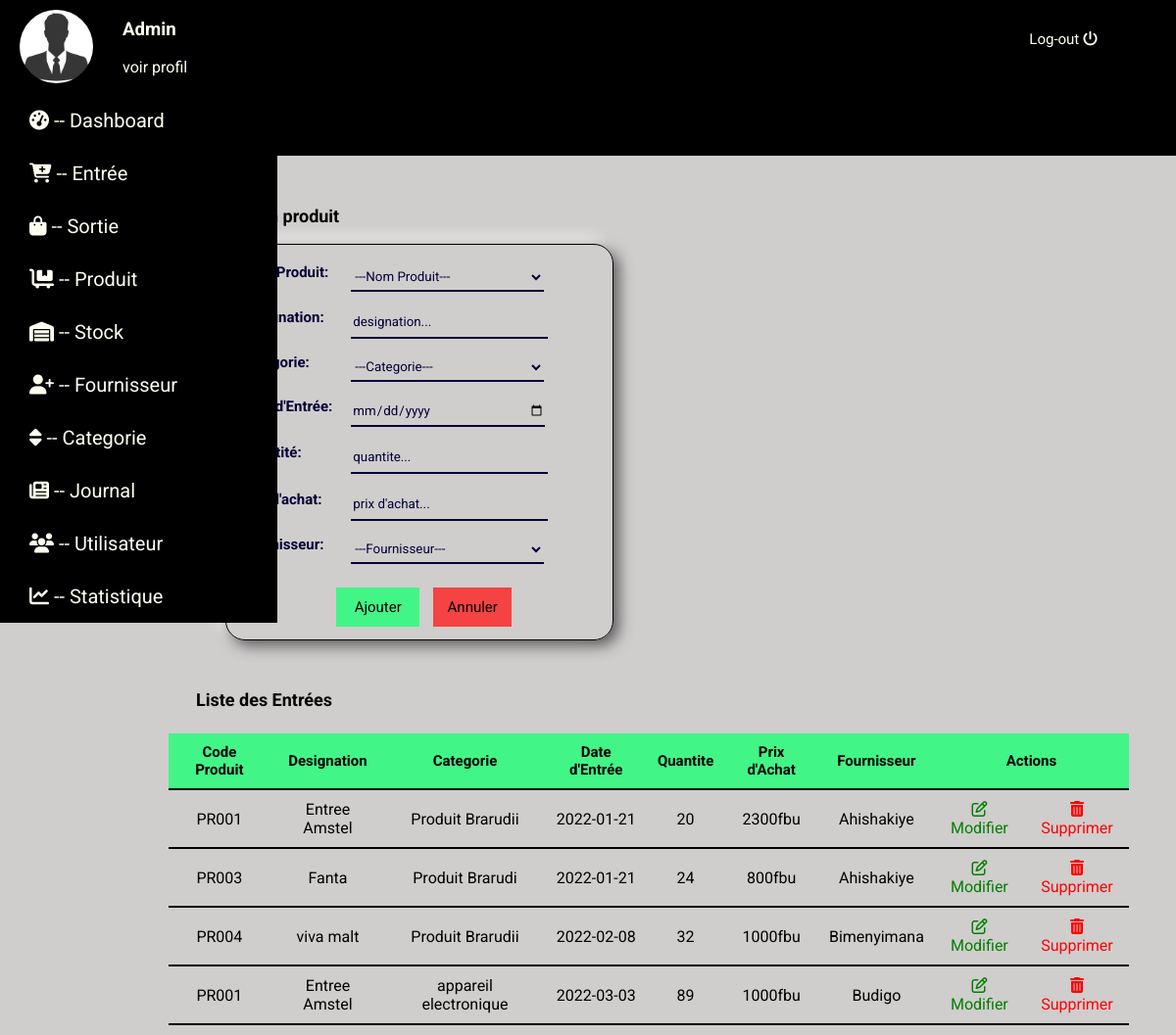
The page /entree.php on the database its author committed.
### tables this page shows
CREATE TABLE IF NOT EXISTS `entreestock` (
  `id_stock` int(11) NOT NULL AUTO_INCREMENT,
  `CodePro` varchar(255) NOT NULL,
  `Designation` varchar(255) NOT NULL,
  `Categorie` varchar(255) NOT NULL,
  `date_Entre` date NOT NULL,
  `Quantite` varchar(255) NOT NULL,
  `Prix_Achat` varchar(255) NOT NULL,
  `fournisseur` varchar(255) NOT NULL,
  PRIMARY KEY (`id_stock`),
  KEY `CodePro` (`CodePro`)
);

### entree.php (the view, shortened to what this page needs)
<?php
include("database.php");
?>
<!DOCTYPE html>
<html lang="fr">
<head>
    <link rel="stylesheet" href="css/style.css">
</head>
<body>
    <header>
        <div class="admin">
            <div class="img">
                <img src="images/2.jpg" alt="Image non disponible" height="75" width="75" class="img-admin">
            </div>
            <div class="txt">
                <h3 class="adm">Admin</h3>
                <p class="prof"><a href="profil.php" class="voir">voir profil</a></p>
            </div>
            </div>
            <div class="log-out">
                <a href="index.php" class="decon">Log-out   <i class="fas fa-power-off"></i></a>
            </div>
    </header>
    <div id="boody">
    <nav>
        <div class="menu-link">
            <ul class="ul">
            <li class="li"><a class="link" href="dashboard.php"><i class="fas fa-tachometer-alt"></i>  --  Dashboard</a></li>
                <li class="li"><a class="link" href="entree.php"><i class="fas fa-cart-plus"></i>   --   Entrée</a></li>
                <li class="li"><a class="link" href="sortie.php"><i class="fas fa-shopping-bag"></i>  --  Sortie</a></li>
                <li class="li"><a class="link" href="produit.php"><i class="fas fa-dolly-flatbed"></i>   --   Produit </a></li>
                <li class="li"><a class="link" href="stock.php"><i class="fas fa-warehouse"></i>   --     Stock </a></li>
                <li class="li"><a class="link" href="fournisseur.php"><i class="fas fa-user-plus"></i>   --   Fournisseur</a></li>
                <li class="li"><a class="link" href="categorie.php"><i class="fas fa-sort"></i>      --   Categorie</a></li>
                <li class="li"><a class="link" href="journal.php"><i class="fas fa-newspaper"></i>   --   Journal</a></li>
                <li class="li"><a class="link" href="utilisateur.php"><i class="fas fa-users"></i>   --  Utilisateur</a></li>
                <li class="li"><a class="link" href="statistique.php"><i class="fas fa-chart-line"></i>     --    Statistique</a></li>
        </div>
    </nav>
    <section id="section">
        <h2 class="title">Entrée en Stock</h2>
        <div class="tabl1">
           <h3 class="s-title">Ajouter un produit</h3>
           <fieldset  class="table1">
               <form action="" method="post">
            <table>
                <tr>
                     <th class="th1">Nom Produit:</th>
                     <td>
                         <select name="codepro" class="inpt1">
                         <option value="">---Nom Produit---</option>
                     </select>
                     </td>
                </tr>
                <tr>
                     <th class="th1">Designation:</th>
                     <td><input type="text" name="designation" class="inpt1" placeholder="designation..."></td>
                </tr>
                <tr>
                     <th class="th1">Categorie:</th>
                    <td>
                        <select name="categorie" class="inpt1">
                            <option value="">---Categorie---</option>
                        </select>
                </tr>
                <tr>
                    <th class="th1">Date d'Entrée:</th>
                    <td><input type="date" name="dateEn" class="inpt1"></td>
                </tr>
                <tr>
                    <th class="th1">Quantité:</th>
                    <td><input type="number" name="quantite" class="inpt1" placeholder="quantite..."></td>
                </tr>
                <tr>
                    <th class="th1">Prix d'achat:</th>
                    <td><input type="text" name="prixA" class="inpt1" placeholder="prix d'achat..."></td>
                </tr>
                <tr>
                    <th class="th1">Fournisseur:</th>
                    <td>
                    <select name="fournis" class="inpt1">
                        <option value="">---Fournisseur---</option>
                    </select>
                </td>
                </tr>
                <tr>
                    <th></th>
                    <td class="td0"><input type="submit" value="Ajouter" id="sub1" name="submit">
                    <input type="reset" value="Annuler" id="res1"></td>
                </tr>
            </table>
            </form>
            </fieldset>
        </div>
        <?php
            $recup=$bdd->query("SELECT * FROM entreestock ORDER BY id_stock ASC LIMIT 10");
        ?>
        <div class="tab-recup">
            <h3 class="s-title1">Liste des Entrées</h3>
            <fieldset class="fieldset1">
                <table class="table01">
                   <thead class="thead">
                       <tr>
                           <th class="th2">Code Produit</th>
                           <th class="th2">Designation</th>
                           <th class="th2">Categorie</th>
                           <th class="th2">Date d'Entrée</th>
                           <th class="th2">Quantite</th>
                           <th class="th2">Prix d'Achat</th>
                           <th class="th2">Fournisseur</th>
                           <th class="th2"colspan="2">Actions</th>
                       </tr>
                   </thead>
                   <tbody class="tbody">
                       <?php
                        while($data=$recup->fetch()){
                       ?>
                       <tr>
                           <td class="td2"><?php echo $data["CodePro"]?></td>
                           <td class="td2"><?php echo $data["Designation"]?></td>
                           <td class="td2"><?php echo $data["Categorie"]?></td>
                           <td class="td2"><?php echo $data["date_Entre"]?></td>
                           <td class="td2"><?php echo $data["Quantite"]?></td>
                           <td class="td2"><?php echo $data["Prix_Achat"]?></td>
                           <td class="td2"><?php echo $data["fournisseur"]?></td>
                           <td class="td2"><a class="btn-upd" href="modifierentree.php?mod=<?php echo $data["id_stock"]?>"><i class="far fa-edit"></i>Modifier</a></td>
                           <td class="td2"><a class="btn-sup" href="entree.php?supp=<?php echo $data["id_stock"]?>"><i class="fas fa-trash-alt"></i>Supprimer</a> </td>
                       </tr>
                       <?php
                        }
                       ?>
                   </tbody>
                </table>
            </fieldset>
        </div>
    </section>
    </div>
</body>
</html>

### css/style.css (style rules this page uses)
* { font-family: 'Roboto', sans-serif; }
body { margin:0; padding:0; box-sizing: border-box; background: #d0cdcd; }
::placeholder { color:#020236; opacity:1; }
.btn-sup { text-decoration: none; color:red; }
.btn-upd { text-decoration: none; color:green; }
header { background:black; position:fixed; width:100%; height:15%; display:flex; justify-content: space-between; }
.admin { display: flex; justify-content: space-between; }
.img { margin-top:10px; margin-left:20px; }
.img-admin { border-radius: 80px; }
.txt { color:ivory; }
.txt .adm { margin-left: 30px; }
.txt .prof { margin-left: 30px; }
.voir { text-decoration: none; color:ivory; }
.log-out { margin-top:30px; margin-right:80px; }
.decon { text-decoration: none; color:ivory; font-size: 15px; }
#boody { display:flex; justify-content: space-between; }
.menu-link { position:fixed; margin-left:-40px; margin-top:80px; }
.menu-link .ul .li { background:black; list-style-type: none; font-size: 20px; padding:15px; width:120%; }
.menu-link .ul .li .link { text-decoration: none; color:ivory; padding:15px; text-align: right; }
#section { margin-top:100px; width:1000px; margin-right:50px; }
.title { font-size: 30px; text-align: center; letter-spacing: 3px; }
.s-title { font-size: 18px; margin-left:50px; margin-top:50px; }
.table1 { margin-left:80px; border:1px solid black; border-radius: 20px; width:370px; box-shadow: 5px 5px 15px #535252, -5px -5px 15px #ffffff; }
.th1 { font-size: 15px; text-align: left; color:#020236; }
.inpt1 { margin-left:15px; margin-top:10px; height:30px; width:110%; outline:none; background:#d0cdcd ; color:#020236; border-top: 0; border-left: 0; border-right: 0; border-bottom:2px solid #020236; }
#sub1 { font-size: 15px; background:#42f587; height:40px; width:85px; border:none; margin-top:20px; }
#res1 { border:none; font-size: 15px; background:#f54242; height:40px; width:80px; margin-top:20px; margin-left:10px; }
.table01,.th2,.td2 { border-bottom: 2px solid black; border-collapse: collapse; }
.thead { background:#42f587; }
.th2 { font-size: 15px; padding:10px; }
.td2 { padding:10px; text-align:center; }
.fieldset1 { border:0; width:980px; margin-left: 10px; }
.s-title1 { font-size: 18px; margin-left:50px; margin-top:50px; }

### rows shown on the page
entreestock: CodePro "PR001", Designation "Entree Amstel", Categorie "Produit Brarudii", date_Entre "2022-01-21", Quantite "20", Prix_Achat "2300fbu", fournisseur "Ahishakiye"
entreestock: CodePro "PR003", Designation "Fanta", Categorie "Produit Brarudi", date_Entre "2022-01-21", Quantite "24", Prix_Achat "800fbu", fournisseur "Ahishakiye"
entreestock: CodePro "PR004", Designation "viva malt", Categorie "Produit Brarudii", date_Entre "2022-02-08", Quantite "32", Prix_Achat "1000fbu", fournisseur "Bimenyimana"
entreestock: CodePro "PR001", Designation "Entree Amstel", Categorie "appareil electronique", date_Entre "2022-03-03", Quantite "89", Prix_Achat "1000fbu", fournisseur "Budigo"
